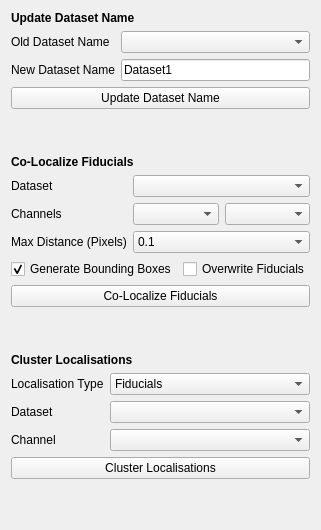
     <widget class="QWidget" name="tab_7">
      <attribute name="title">
       <string>Utils</string>
      </attribute>
      <layout class="QVBoxLayout" name="verticalLayout_7">
       <item>
        <widget class="QLabel" name="label_4">
         <property name="font">
          <font>
           <weight>75</weight>
           <bold>true</bold>
          </font>
         </property>
         <property name="text">
          <string>Update Dataset Name</string>
         </property>
        </widget>
       </item>
       <item>
        <layout class="QFormLayout" name="formLayout_9">
         <item row="0" column="0">
          <widget class="QLabel" name="label_13">
           <property name="text">
            <string>Old Dataset Name</string>
           </property>
          </widget>
         </item>
         <item row="0" column="1">
          <widget class="QComboBox" name="gapseq_old_dataset_name"/>
         </item>
         <item row="1" column="0">
          <widget class="QLabel" name="label_29">
           <property name="text">
            <string>New Dataset Name</string>
           </property>
          </widget>
         </item>
         <item row="1" column="1">
          <widget class="QLineEdit" name="gapseq_new_dataset_name">
           <property name="text">
            <string>Dataset1</string>
           </property>
          </widget>
         </item>
        </layout>
       </item>
       <item>
        <widget class="QPushButton" name="gapseq_update_dataset_name">
         <property name="text">
          <string>Update Dataset Name</string>
         </property>
        </widget>
       </item>
       <item>
        <spacer name="verticalSpacer">
         <property name="orientation">
          <enum>Qt::Vertical</enum>
         </property>
         <property name="sizeHint" stdset="0">
          <size>
           <width>20</width>
           <height>40</height>
          </size>
         </property>
        </spacer>
       </item>
       <item>
        <widget class="QLabel" name="label_34">
         <property name="font">
          <font>
           <weight>75</weight>
           <bold>true</bold>
          </font>
         </property>
         <property name="text">
          <string>Co-Localize Fiducials</string>
         </property>
        </widget>
       </item>
       <item>
        <layout class="QFormLayout" name="formLayout_14">
         <item row="0" column="0">
          <widget class="QLabel" name="label_53">
           <property name="text">
            <string>Dataset</string>
           </property>
          </widget>
         </item>
         <item row="0" column="1">
          <widget class="QComboBox" name="colo_dataset"/>
         </item>
         <item row="1" column="0">
          <widget class="QLabel" name="label_51">
           <property name="text">
            <string>Channels</string>
           </property>
          </widget>
         </item>
         <item row="2" column="0">
          <widget class="QLabel" name="label_54">
           <property name="text">
            <string>Max Distance (Pixels)</string>
           </property>
          </widget>
         </item>
         <item row="2" column="1">
          <widget class="QComboBox" name="colo_max_dist">
           <item>
            <property name="text">
             <string>0.1</string>
            </property>
           </item>
           <item>
            <property name="text">
             <string>0.2</string>
            </property>
           </item>
           <item>
            <property name="text">
             <string>0.5</string>
            </property>
           </item>
           <item>
            <property name="text">
             <string>1</string>
            </property>
           </item>
           <item>
            <property name="text">
             <string>2</string>
            </property>
           </item>
           <item>
            <property name="text">
             <string>3</string>
            </property>
           </item>
           <item>
            <property name="text">
             <string>4</string>
            </property>
           </item>
           <item>
            <property name="text">
             <string>5</string>
            </property>
           </item>
          </widget>
         </item>
         <item row="1" column="1">
          <layout class="QGridLayout" name="gridLayout_4">
           <item row="0" column="0">
            <widget class="QComboBox" name="colo_channel1"/>
           </item>
           <item row="0" column="1">
            <widget class="QComboBox" name="colo_channel2"/>
           </item>
          </layout>
         </item>
        </layout>
       </item>
       <item>
        <layout class="QGridLayout" name="gridLayout_2">
         <item row="0" column="1">
          <widget class="QCheckBox" name="colo_bboxes">
           <property name="text">
            <string>Generate Bounding Boxes</string>
           </property>
           <property name="checked">
            <bool>true</bool>
           </property>
          </widget>
         </item>
         <item row="0" column="2">
          <widget class="QCheckBox" name="colo_fiducials">
           <property name="text">
            <string>Overwrite Fiducials</string>
           </property>
          </widget>
         </item>
        </layout>
       </item>
       <item>
        <widget class="QPushButton" name="gapseq_colocalize">
         <property name="text">
          <string>Co-Localize Fiducials</string>
         </property>
        </widget>
       </item>
       <item>
        <spacer name="verticalSpacer_13">
         <property name="orientation">
          <enum>Qt::Vertical</enum>
         </property>
         <property name="sizeHint" stdset="0">
          <size>
           <width>20</width>
           <height>40</height>
          </size>
         </property>
        </spacer>
       </item>
       <item>
        <widget class="QLabel" name="label_26">
         <property name="font">
          <font>
           <weight>75</weight>
           <bold>true</bold>
          </font>
         </property>
         <property name="text">
          <string>Cluster Localisations</string>
         </property>
        </widget>
       </item>
       <item>
        <layout class="QFormLayout" name="formLayout_6">
         <item row="1" column="0">
          <widget class="QLabel" name="label_17">
           <property name="text">
            <string>Dataset</string>
           </property>
          </widget>
         </item>
         <item row="1" column="1">
          <widget class="QComboBox" name="cluster_dataset"/>
         </item>
         <item row="2" column="0">
          <widget class="QLabel" name="label_18">
           <property name="text">
            <string>Channel</string>
           </property>
          </widget>
         </item>
         <item row="2" column="1">
          <widget class="QComboBox" name="cluster_channel"/>
         </item>
         <item row="0" column="0">
          <widget class="QLabel" name="label_19">
           <property name="text">
            <string>Localisation Type</string>
           </property>
          </widget>
         </item>
         <item row="0" column="1">
          <widget class="QComboBox" name="cluster_mode">
           <item>
            <property name="text">
             <string>Fiducials</string>
            </property>
           </item>
           <item>
            <property name="text">
             <string>Bounding Boxes</string>
            </property>
           </item>
          </widget>
         </item>
        </layout>
       </item>
       <item>
        <widget class="QPushButton" name="cluster_localisations">
         <property name="text">
          <string>Cluster Localisations</string>
         </property>
        </widget>
       </item>
       <item>
        <spacer name="verticalSpacer_7">
         <property name="orientation">
          <enum>Qt::Vertical</enum>
         </property>
         <property name="sizeHint" stdset="0">
          <size>
           <width>20</width>
           <height>40</height>
          </size>
         </property>
        </spacer>
       </item>
      </layout>
     </widget>
